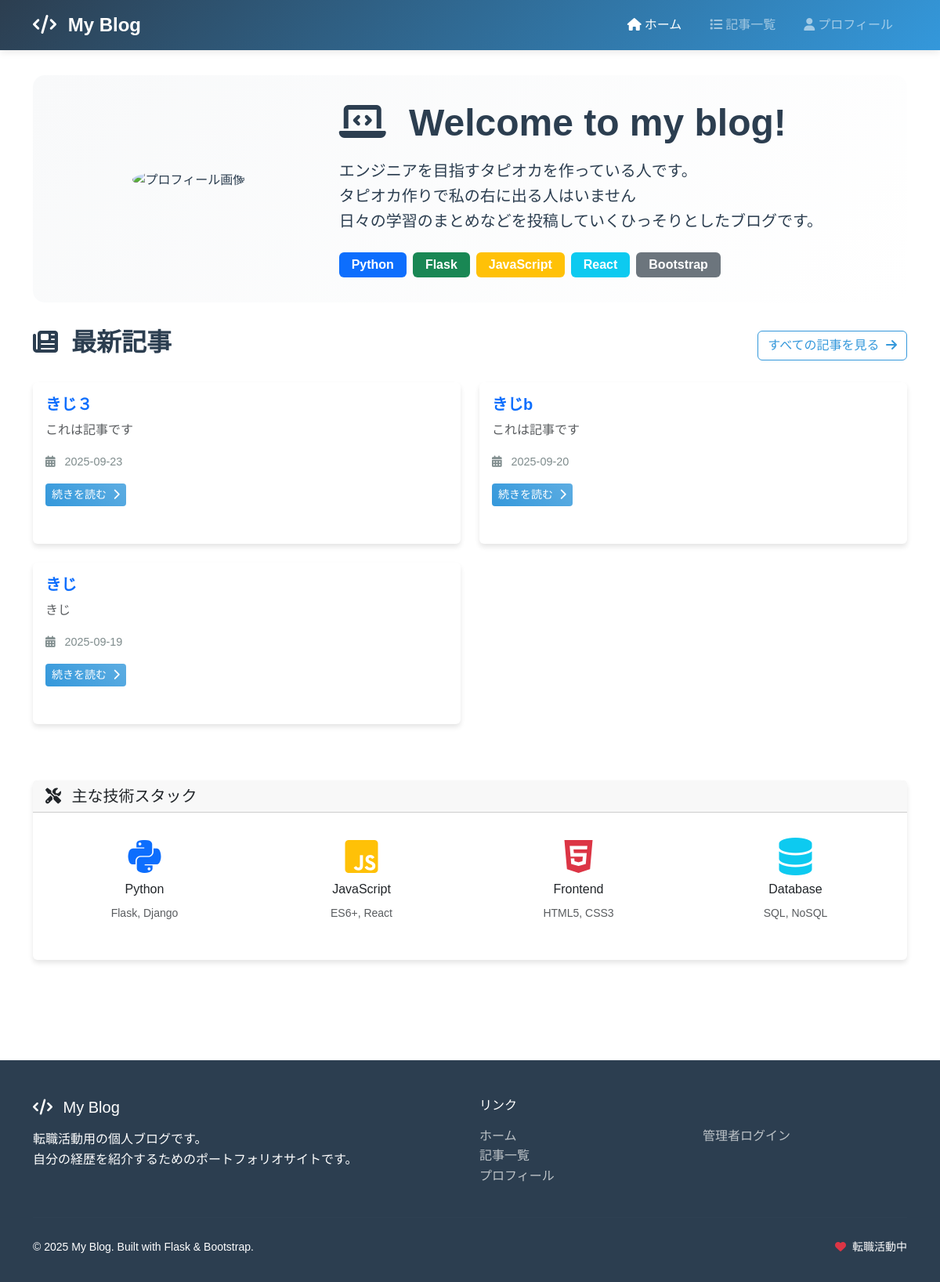
Page /home on the earlier database version.
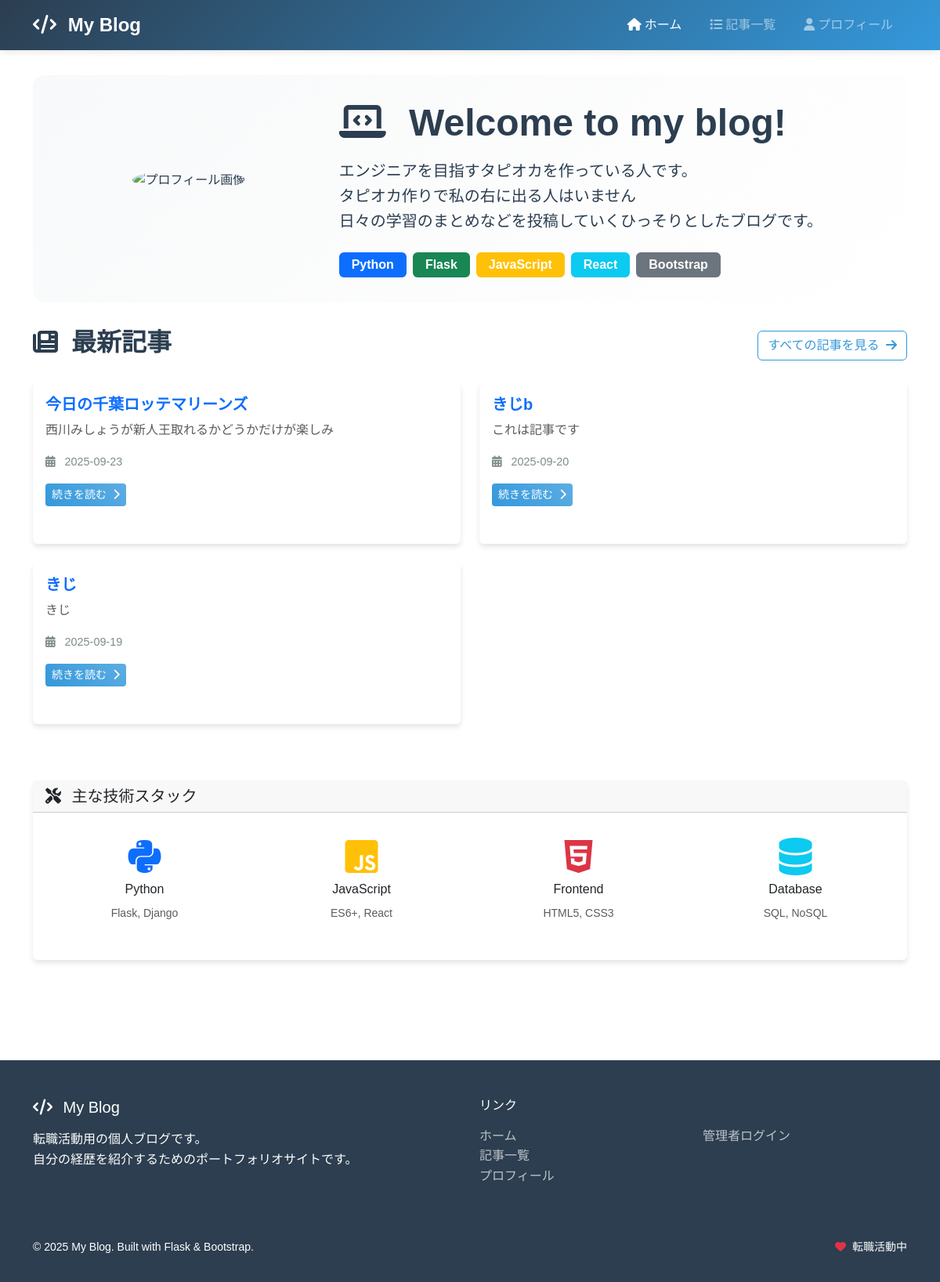
Same page on the later database version.
### app.py (models this page shows, shortened)
class Post(db.Model):
    __tablename__ = 'posts'
    id = db.Column(db.Integer, primary_key=True)
    title = db.Column(db.String(200), nullable=False)
    content = db.Column(db.Text, nullable=False)
    created_at = db.Column(db.DateTime, default=datetime.utcnow)
    updated_at = db.Column(db.DateTime, default=datetime.utcnow, onupdate=datetime.utcnow)
    is_published = db.Column(db.Boolean, default=False)
    def get_summary(self, length=150):
        return self.content[:length] + '...' if len(self.content) > length else self.content

### app.py (the view)
@app.route('/home')
def home():
    recent_posts = Post.query.filter_by(is_published=True) \
        .order_by(Post.created_at.desc()) \
        .limit(5) \
        .all()
    posts_with_summary = []
    for post in recent_posts:
        posts_with_summary.append({
            'id': post.id,
            'title': post.title,
            'content': post.content,
            'summary': post.get_summary(),
            'created_at': post.created_at.strftime('%Y-%m-%d %H:%M:%S')
        })
    return render_template('frontend/home.html', posts=posts_with_summary)

### templates/frontend/home.html (shortened to what the changed rows need)
{% extends "frontend/base.html" %}
{% block content %}
<div class="profile-section text-center">
    <div class="row align-items-center">
        <div class="col-md-8 text-md-start">
            <h1 class="display-5 fw-bold mb-3">
                <i class="fas fa-laptop-code me-3"></i>
                Welcome to my blog!
            </h1>
        </div>
    </div>
</div>
<div class="row">
    <div class="col-12">
        <div class="d-flex justify-content-between align-items-center mb-4">
            <h2 class="fw-bold">
                <i class="fas fa-newspaper me-2"></i>
                最新記事
            </h2>
        </div>
    </div>
</div>
{% if posts %}
<div class="row">
    {% for post in posts %}
    <div class="col-lg-6 mb-4">
        <div class="card h-100">
            <div class="card-body">
                <h5 class="card-title">
                    <a href="{{ url_for('post_detail', post_id=post.id) }}"
                       class="text-decoration-none">
                        {{ post.title }}
                    </a>
                </h5>
                <p class="card-text text-muted">{{ post.summary }}</p>
                <div class="post-meta mb-3">
                    <i class="fas fa-calendar-alt me-2"></i>
                    {{ post.created_at[:10] }}
                </div>
                <a href="{{ url_for('post_detail', post_id=post.id) }}"
                   class="btn btn-primary btn-sm">
                    続きを読む
                    <i class="fas fa-chevron-right ms-1"></i>
                </a>
            </div>
        </div>
    </div>
    {% endfor %}
</div>
{% endif %}
{% endblock %}

Differences in the rows shown:
removed Post: title "きじ３", summary "これは記事です", created_at "2025-09-23"
added Post: title "今日の千葉ロッテマリーンズ", summary "西川みしょうが新人王取れるかどうかだけが楽しみ", created_at "2025-09-23"
